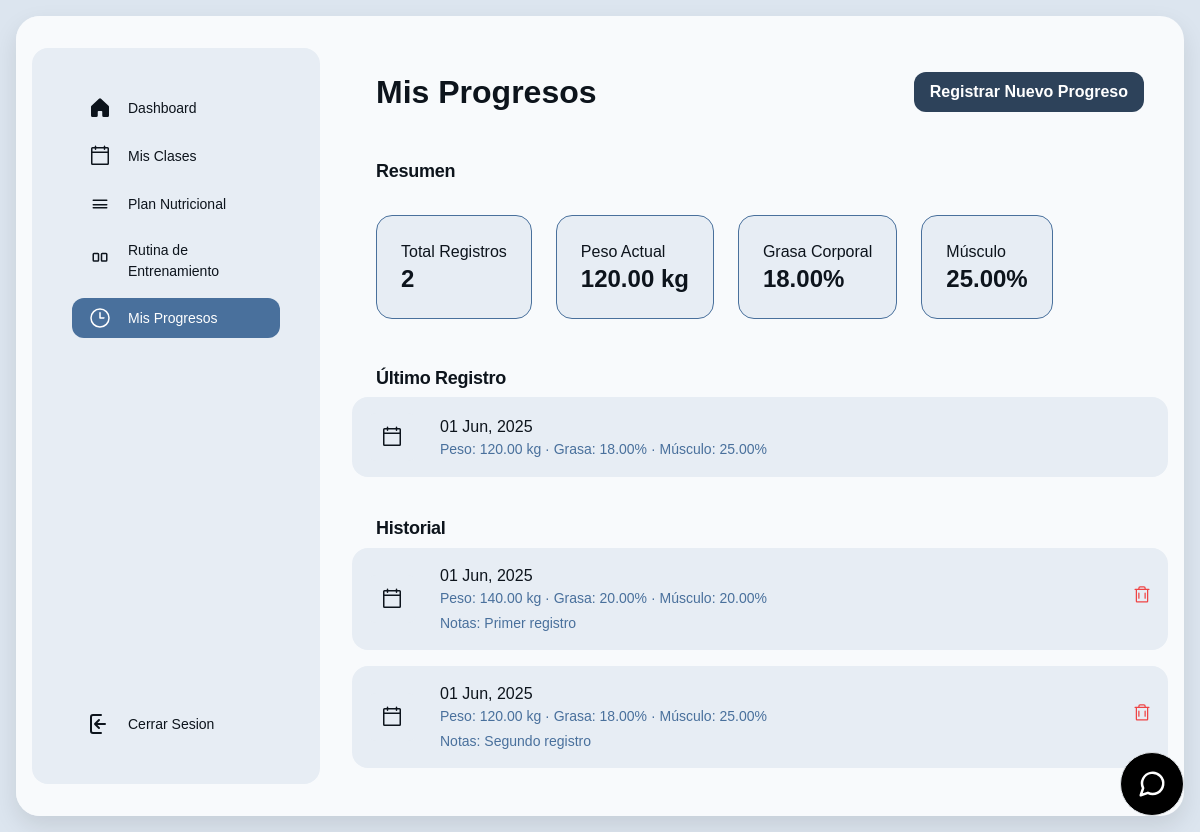
Page /index.php?controlador=progreso&action=home (signed in) on the committed database.
### tables this page shows
CREATE TABLE `progreso_usuario` (
  `id` int(11) NOT NULL,
  `usuario_id` int(11) DEFAULT NULL,
  `fecha` date DEFAULT NULL,
  `peso` decimal(5,2) DEFAULT NULL,
  `grasa_corporal` decimal(5,2) DEFAULT NULL,
  `musculo` decimal(5,2) DEFAULT NULL,
  `notas` text DEFAULT NULL
);

### controller/progreso_controller.php (called while the page is built, shortened)
<?php
require_once 'model/progreso_model.php';
require_once 'model/miembros_model.php';
function home() {
    $model = new ProgresoModel();
    $miembros = new Miembros_model();
    $usuario_id = $miembros->getUserIdByEmail($_SESSION['email']);
    $progreso = $model->getProgresoUsuario($usuario_id);
    $estadisticas = $model->getEstadisticasProgreso($usuario_id);
    $ultimo_progreso = $model->getUltimoProgreso($usuario_id);
    require_once 'view/progreso_view.php';
}

### controller/front_controller.php (called while the page is built, shortened)
<?php
$action = !empty($_GET['action']) ? $_GET['action'] : DEFAULT_ACTION;
$action();

### model/conectar.php (called while the page is built)
<?php
class Conectar{
    public static function conexion(){
        try {
            $conexion=new mysqli("localhost","root","","gimnasio_db");
            $conexion->set_charset("utf8mb4");
        } catch (Exception $e) {
            die('Error:'.$e->getMessage());
        }
        return $conexion;
    }
}
?>

### model/miembros_model.php (called while the page is built, shortened)
<?php
class Miembros_model {
    private $db;
    public function __construct() {
        require_once("model/conectar.php");
        $this->db = Conectar::conexion();
    }
    public function getUserIdByEmail($email) {
        $sql = "SELECT id_usuario FROM usuarios WHERE email = '$email'";
        $resultado = $this->db->query($sql);
        if ($row = $resultado->fetch_assoc()) {
            return $row['id_usuario'];
        }
        return null;
    }
}
?>

### model/progreso_model.php (called while the page is built, shortened)
<?php
require_once 'conectar.php';
class ProgresoModel {
    private $db;
    public function __construct() {
        $this->db = Conectar::conexion();
    }
    public function getProgresoUsuario($usuario_id) {
        $sql = "SELECT * FROM progreso_usuario
                WHERE usuario_id = ?
                ORDER BY fecha DESC";
        $stmt = $this->db->prepare($sql);
        $stmt->bind_param("i", $usuario_id);
        $stmt->execute();
        $resultado = $stmt->get_result();
        $progreso = array();
        while($row = $resultado->fetch_assoc()) {
            $progreso[] = $row;
        }
        return $progreso;
    }
    public function getUltimoProgreso($usuario_id) {
        $sql = "SELECT * FROM progreso_usuario
                WHERE usuario_id = ?
                ORDER BY id DESC
                LIMIT 1";
        $stmt = $this->db->prepare($sql);
        $stmt->bind_param("i", $usuario_id);
        $stmt->execute();
        $resultado = $stmt->get_result();
        return $resultado->fetch_assoc();
    }
    public function getEstadisticasProgreso($usuario_id) {
        $sql = "SELECT
                    COUNT(*) as total_registros,
                    MAX(peso) as max_peso,
                    MIN(peso) as min_peso,
                    AVG(peso) as promedio_peso,
                    MAX(grasa_corporal) as max_grasa,
                    MIN(grasa_corporal) as min_grasa,
                    MAX(musculo) as max_musculo,
                    MIN(musculo) as min_musculo
                FROM progreso_usuario
                WHERE usuario_id = ?";
        $stmt = $this->db->prepare($sql);
        $stmt->bind_param("i", $usuario_id);
        $stmt->execute();
        $resultado = $stmt->get_result();
        return $resultado->fetch_assoc();
    }
}

### view/progreso_view.php (the view, shortened to what this page needs)
<?php
require_once("controller/front_controller.php");
?>
<!DOCTYPE html>
<html>
  <head>
    <link rel="stylesheet" href="https://cdnjs.cloudflare.com/ajax/libs/font-awesome/4.7.0/css/font-awesome.min.css">
    <link rel="stylesheet" href="https://cdn.jsdelivr.net/npm/sweetalert2@11.7.32/dist/sweetalert2.min.css">
    <script src="https://cdn.tailwindcss.com?plugins=forms,container-queries"></script>
  </head>
  <body>
    <div class="main-card">
      <div class="main-content">
        <div class="sidebar-container">
          <div class="sidebar-inner">
            <div class="flex h-full min-h-[700px] flex-col justify-between p-4">
              <div class="flex flex-col gap-4">
                <div class="flex flex-col gap-2">
                  <div class="flex items-center gap-3 px-3 py-2">
                    <div class="text-[#0d141c]" data-icon="House" data-size="24px" data-weight="fill">
                    </div>
                    <a class="text-[#0d141c] text-sm font-medium leading-normal" href="index.php?controlador=home&action=home">Dashboard</a>
                  </div>
                  <div class="flex items-center gap-3 px-3 py-2">
                    <div class="text-[#0d141c]" data-icon="Calendar" data-size="24px" data-weight="regular">
                    </div>
                    <a class="text-[#0d141c] text-sm font-medium leading-normal" href="index.php?controlador=classShedule&action=home">Mis Clases</a>
                  </div>
                  <div class="flex items-center gap-3 px-3 py-2">
                    <div class="text-[#0d141c]" data-icon="Apple" data-size="24px" data-weight="regular">
                      <svg xmlns="http://www.w3.org/2000/svg" width="24px" height="24px" fill="currentColor" viewBox="0 0 256 256">
                        <path d="M208,88a8,8,0,0,0-8-8H56a8,8,0,0,0,0,16H200A8,8,0,0,0,208,88Zm-8,72H56a8,8,0,0,0,0,16H200a8,8,0,0,0,0-16Zm0-32H56a8,8,0,0,0,0,16H200a8,8,0,0,0,0-16Z"></path>
                      </svg>
                    </div>
                    <a class="text-[#0d141c] text-sm font-medium leading-normal" href="index.php?controlador=nutricionPlan&action=home">Plan Nutricional</a>
                  </div>
                  <div class="flex items-center gap-3 px-3 py-2">
                    <div class="text-[#0d141c]" data-icon="Dumbbell" data-size="24px" data-weight="regular">
                    </div>
                    <a class="text-[#0d141c] text-sm font-medium leading-normal" href="index.php?controlador=rutina&action=home">Rutina de Entrenamiento</a>
                  </div>
                  <div class="flex items-center gap-3 px-3 py-2 rounded-xl bg-[#49709c]">
                    <div class="text-white" data-icon="Chart" data-size="24px" data-weight="regular">
                      <svg xmlns="http://www.w3.org/2000/svg" width="24px" height="24px" fill="currentColor" viewBox="0 0 256 256">
                        <path d="M128,24A104,104,0,1,0,232,128,104.11,104.11,0,0,0,128,24Zm0,192a88,88,0,1,1,88-88A88.1,88.1,0,0,1,128,216Zm48-88a8,8,0,0,1-8,8H128a8,8,0,0,1-8-8V72a8,8,0,0,1,16,0v48h40A8,8,0,0,1,176,128Z"></path>
                      </svg>
                    </div>
                    <a class="text-white text-sm font-medium leading-normal" href="index.php?controlador=progreso&action=home">Mis Progresos</a>
                  </div>
                </div>
              </div>
              <div class="flex flex-col gap-4">
                <div class="flex flex-col gap-1">
                  <div class="flex items-center gap-3 px-3 py-2">
                    <div class="text-[#0d141c]" data-icon="Question" data-size="24px" data-weight="regular">
                      <svg xmlns="http://www.w3.org/2000/svg" viewBox="0 0 24 24" width="24" height="24" fill="none" stroke="#0d141c" stroke-width="2" stroke-linecap="round" stroke-linejoin="round">
                        <path d="M13 3H5a2 2 0 0 0-2 2v14a2 2 0 0 0 2 2h8" />
                        <path d="M7 12h10M7 12l4-4M7 12l4 4" />
                      </svg>
                    </div>
                    <a class="text-[#0d141c] text-sm font-medium leading-normal" href="index.php?controlador=miembros&action=desconectar">Cerrar Sesion</a>
                  </div>
                </div>
              </div>
            </div>
          </div>
        </div>
        <div class="content-container">
          <div class="flex flex-wrap justify-between gap-3 p-4">
            <p class="text-[#0d141c] tracking-light text-[32px] font-bold leading-tight min-w-72">Mis Progresos</p>
            <button onclick="mostrarFormulario()" class="btn-primary">
              Registrar Nuevo Progreso
            </button>
          </div>
          <h3 class="text-[#0d141c] text-lg font-bold leading-tight tracking-[-0.015em] px-4 pb-2 pt-4">Resumen</h3>
          <div class="flex flex-wrap gap-4 p-4">
            <div class="stats-card">
              <p class="text-[#0d141c] text-base font-medium leading-normal">Total Registros</p>
              <p class="text-[#0d141c] tracking-light text-2xl font-bold leading-tight"><?php echo $estadisticas['total_registros'] ?? 0; ?></p>
            </div>
            <div class="stats-card">
              <p class="text-[#0d141c] text-base font-medium leading-normal">Peso Actual</p>
              <p class="text-[#0d141c] tracking-light text-2xl font-bold leading-tight"><?php echo $ultimo_progreso['peso'] ?? 0; ?> kg</p>
            </div>
            <div class="stats-card">
              <p class="text-[#0d141c] text-base font-medium leading-normal">Grasa Corporal</p>
              <p class="text-[#0d141c] tracking-light text-2xl font-bold leading-tight"><?php echo $ultimo_progreso['grasa_corporal'] ?? 0; ?>%</p>
            </div>
            <div class="stats-card">
              <p class="text-[#0d141c] text-base font-medium leading-normal">Músculo</p>
              <p class="text-[#0d141c] tracking-light text-2xl font-bold leading-tight"><?php echo $ultimo_progreso['musculo'] ?? 0; ?>%</p>
            </div>
          </div>
          <?php if ($ultimo_progreso): ?>
          <h3 class="text-[#0d141c] text-lg font-bold leading-tight tracking-[-0.015em] px-4 pb-2 pt-4">Último Registro</h3>
          <div class="progress-card">
            <div class="flex items-center gap-4">
              <div class="text-[#0d141c] flex items-center justify-center rounded-lg bg-[#e7edf4] shrink-0 size-12">
              </div>
              <div class="flex flex-col justify-center">
                <p class="text-[#0d141c] text-base font-medium leading-normal line-clamp-1"><?php echo date('d M, Y', strtotime($ultimo_progreso['fecha'])); ?></p>
                <p class="text-[#49709c] text-sm font-normal leading-normal line-clamp-2">
                  Peso: <?php echo $ultimo_progreso['peso']; ?> kg · Grasa: <?php echo $ultimo_progreso['grasa_corporal']; ?>% · Músculo: <?php echo $ultimo_progreso['musculo']; ?>%
                </p>
              </div>
            </div>
          </div>
          <?php endif; ?>
          <h3 class="text-[#0d141c] text-lg font-bold leading-tight tracking-[-0.015em] px-4 pb-2 pt-4">Historial</h3>
          <?php if (!empty($progreso)): ?>
            <?php foreach ($progreso as $registro): ?>
            <div class="progress-card">
              <div class="flex items-center gap-4">
                <div class="text-[#0d141c] flex items-center justify-center rounded-lg bg-[#e7edf4] shrink-0 size-12">
                </div>
                <div class="flex flex-col justify-center">
                  <p class="text-[#0d141c] text-base font-medium leading-normal line-clamp-1"><?php echo date('d M, Y', strtotime($registro['fecha'])); ?></p>
                  <p class="text-[#49709c] text-sm font-normal leading-normal line-clamp-2">
                    Peso: <?php echo $registro['peso']; ?> kg · Grasa: <?php echo $registro['grasa_corporal']; ?>% · Músculo: <?php echo $registro['musculo']; ?>%
                  </p>
                  <?php if (!empty($registro['notas'])): ?>
                  <p class="text-[#49709c] text-sm font-normal leading-normal line-clamp-2 mt-1">
                    Notas: <?php echo $registro['notas']; ?>
                  </p>
                  <?php endif; ?>
                </div>
                <form action="index.php?controlador=progreso&action=eliminarProgreso" method="POST" class="ml-auto" onsubmit="return confirmarEliminacion(event)">
                  <button type="submit" class="btn-danger">
                  </button>
                </form>
              </div>
            </div>
            <?php endforeach; ?>
          <?php else: ?>
            <div class="text-center text-[#49709c] py-8">
              No hay registros de progreso aún.
            </div>
          <?php endif; ?>
        </div>
      </div>
    </div>
<button
  class="fixed bottom-4 right-4 inline-flex items-center justify-center text-sm font-medium disabled:pointer-events-none disabled:opacity-50 border rounded-full w-16 h-16 bg-black hover:bg-gray-700 m-0 cursor-pointer border-gray-200 bg-none p-0 normal-case leading-5 hover:text-gray-900"
  type="button" aria-haspopup="dialog" aria-expanded="false" data-state="closed" id="chatToggle">
  <svg xmlns="http://www.w3.org/2000/svg" width="30" height="40" viewBox="0 0 24 24" fill="none" stroke="currentColor" stroke-width="2" stroke-linecap="round" stroke-linejoin="round" class="text-white block border-gray-200 align-middle">
    <path d="m3 21 1.9-5.7a8.5 8.5 0 1 1 3.8 3.8z" class="border-gray-200">
    </path>
  </svg>
</button>
  </body>
</html>

### assets/css/headercss.css (style rules this page uses)
html, body { margin: 0; padding: 0; box-sizing: border-box; }
* { font-family: 'Sora', sans-serif; }

### assets/css/login.css (style rules this page uses)
.btn-primary { background-color: #2d425a !important; border: none !important; border-radius: 0.75rem !important; padding: 0.6rem 1.2rem; }

### assets/css/landingPage.css (style rules this page uses)
body { font-family: 'sora', 'Noto Sans', sans-serif !important; color: #ffffff !important; }

### view/progreso_view.php (style rules this page uses)
body { background-color: #dce5ef; }
.main-card { background-color: #f8fafc; border-radius: 1.5rem; margin: 2rem auto; max-width: 1600px; overflow: hidden; box-shadow: 0 10px 25px rgba(0, 0, 0, 0.1); position: relative; }
.main-content { display: flex; position: relative; min-height: 100vh; }
.sidebar-container { width: 320px; padding: 2rem 1rem; background-color: #f8fafc; z-index: 1000; }
.sidebar-inner { background-color: #e7edf4; border-radius: 1rem; height: 100%; padding: 1rem; position: relative; z-index: 1000; }
.content-container { flex: 1; padding: 2rem 1rem; position: relative; }
@media (max-width: 1650px) { .main-card { margin: 1rem; } }
.stats-card { background-color: #e7edf4; border-radius: 1rem; padding: 1.5rem; border: 1px solid #49709c; }
.progress-card { background-color: #e7edf4; border-radius: 1rem; padding: 1rem; margin-bottom: 1rem; }
.btn-primary { background-color: #49709c; color: white; padding: 0.5rem 1rem; border-radius: 0.5rem; font-weight: 600; transition: background-color 0.2s; }
.btn-danger { color: #ef4444; transition: color 0.2s; }

### rows in the picture
progreso_usuario: peso "120.00", grasa_corporal "18.00", musculo "25.00", fecha "01 Jun, 2025", notas "Segundo registro"
progreso_usuario: fecha "01 Jun, 2025", peso "140.00", grasa_corporal "20.00", musculo "20.00", notas "Primer registro"

### other values in the picture
$estadisticas['total_registros'] "2"
